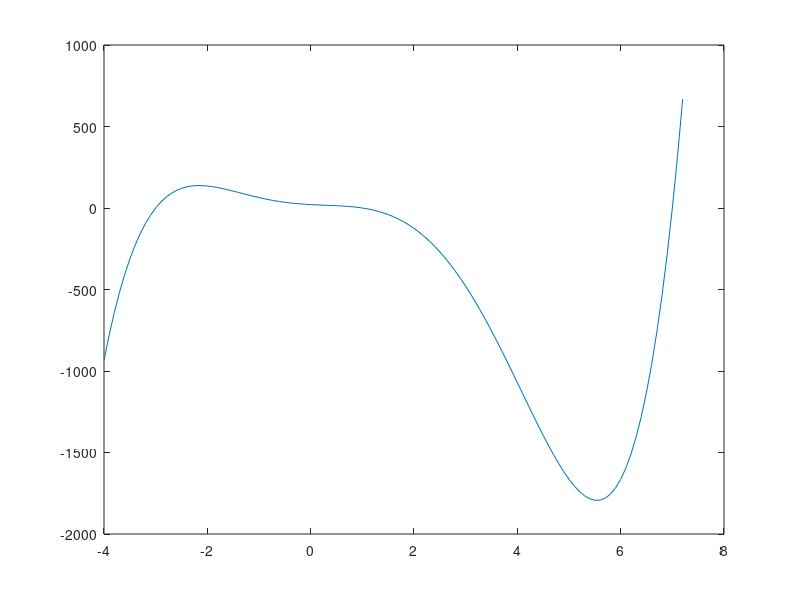

Source code (MATLAB):
# Exercise 1
# a)
p = [1, -5, -16, 16, -17, 21];
x = [-4 : .1 : 7.2];
px = polyval(p, x);
plot(x, px);

# b)
v = polyval(p, -2.5);

# c)
roots(p);
